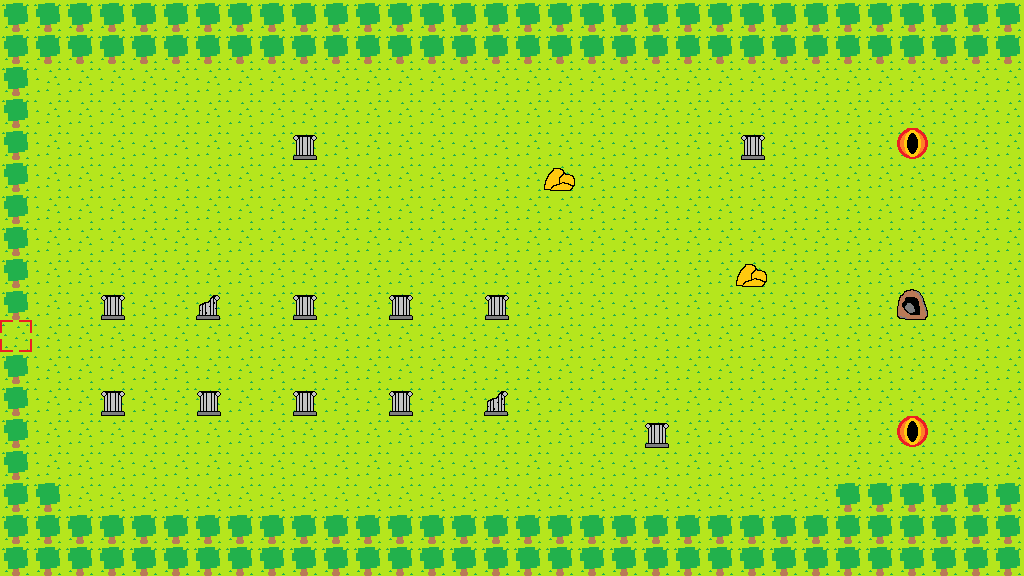

Below is a game level as drawn by its tile map, then a one-line description and the .tmx that defines it (tile-layer data replaced by summaries):
An orthogonal 32x18 tile map with 32x32 px tiles, 3 tile layers (Ground, Decoration, Misc) and 167 objects (148x TREE, 10x COLUMN, 5x GOLD, 2x DOOR, 2x PORTAL).

<map version="1.0" orientation="orthogonal" renderorder="right-down" width="32" height="18" tilewidth="32" tileheight="32" nextobjectid="1264">
 <tileset firstgid="1" name="wildtileset" tilewidth="32" tileheight="32" tilecount="24" columns="12">
  <image source="wildtileset.png" width="384" height="64" />
 </tileset>
 <layer name="Ground" width="32" height="18">
  <data>[576 cells, 576 non-empty, 1 distinct tile ids]</data>
 </layer>
 <layer name="Decoration" width="32" height="18">
  <data>[576 cells, 130 non-empty, 7 distinct tile ids]</data>
 </layer>
 <objectgroup name="Collision">
  <object id="793" name="wilderness;950;300" type="DOOR" x="0" y="320" width="31.5" height="31.5">
   <properties>
    <property name="isImmobile" type="bool" value="true" />
   </properties>
  </object>
  <object id="1093" name="Gold" type="GOLD" x="288.333" y="128.333" width="31" height="31.3333">
   <properties>
    <property name="isImmobile" type="bool" value="false" />
   </properties>
  </object>
  <object id="1094" name="Gold" type="GOLD" x="736.333" y="128.333" width="31" height="31.3333">
   <properties>
    <property name="isImmobile" type="bool" value="false" />
   </properties>
  </object>
  <object id="1095" name="Gold" type="GOLD" x="544.333" y="160.333" width="31" height="31.3333">
   <properties>
    <property name="isImmobile" type="bool" value="false" />
   </properties>
  </object>
  <object id="1096" name="Gold" type="GOLD" x="736.333" y="256.333" width="31" height="31.3333">
   <properties>
    <property name="isImmobile" type="bool" value="false" />
   </properties>
  </object>
  <object id="1097" name="Gold" type="GOLD" x="640.333" y="416.333" width="31" height="31.3333">
   <properties>
    <property name="isImmobile" type="bool" value="false" />
   </properties>
  </object>
  <object id="1098" name="Portal" type="PORTAL" x="895.667" y="127.667" width="32.6667" height="32">
   <properties>
    <property name="isImmobile" type="bool" value="true" />
   </properties>
  </object>
  <object id="1099" name="Portal" type="PORTAL" x="895.667" y="415.667" width="32.6667" height="32">
   <properties>
    <property name="isImmobile" type="bool" value="true" />
   </properties>
  </object>
  <object id="1101" name="Tree" type="TREE" x="0" y="-1" width="32" height="32" />
  <object id="1102" name="Tree" type="TREE" x="32" y="-1" width="32" height="32" />
  <object id="1103" name="Tree" type="TREE" x="64" y="-1" width="32" height="32" />
  <object id="1104" name="Tree" type="TREE" x="96" y="-1" width="32" height="32" />
  <object id="1105" name="Tree" type="TREE" x="128" y="-1" width="32" height="32" />
  <object id="1106" name="Tree" type="TREE" x="160" y="-1" width="32" height="32" />
  <object id="1107" name="Tree" type="TREE" x="192" y="-1" width="32" height="32" />
  <object id="1108" name="Tree" type="TREE" x="224" y="-1" width="32" height="32" />
  <object id="1109" name="Tree" type="TREE" x="256" y="-1" width="32" height="32" />
  <object id="1110" name="Tree" type="TREE" x="288" y="-1" width="32" height="32" />
  <object id="1111" name="Tree" type="TREE" x="320" y="-1" width="32" height="32" />
  <object id="1112" name="Tree" type="TREE" x="352" y="-1" width="32" height="32" />
  <object id="1113" name="Tree" type="TREE" x="384" y="-1" width="32" height="32" />
  <object id="1114" name="Tree" type="TREE" x="416" y="-1" width="32" height="32" />
  <object id="1115" name="Tree" type="TREE" x="448" y="-1" width="32" height="32" />
  <object id="1116" name="Tree" type="TREE" x="480" y="-1" width="32" height="32" />
  <object id="1117" name="Tree" type="TREE" x="512" y="-1" width="32" height="32" />
  <object id="1118" name="Tree" type="TREE" x="544" y="-1" width="32" height="32" />
  <object id="1119" name="Tree" type="TREE" x="576" y="-1" width="32" height="32" />
  <object id="1120" name="Tree" type="TREE" x="608" y="-1" width="32" height="32" />
  <object id="1121" name="Tree" type="TREE" x="640" y="-1" width="32" height="32" />
  <object id="1122" name="Tree" type="TREE" x="672" y="-1" width="32" height="32" />
  <object id="1123" name="Tree" type="TREE" x="704" y="-1" width="32" height="32" />
  <object id="1124" name="Tree" type="TREE" x="736" y="-1" width="32" height="32" />
  <object id="1125" name="Tree" type="TREE" x="768" y="-1" width="32" height="32" />
  <object id="1126" name="Tree" type="TREE" x="800" y="-1" width="32" height="32" />
  <object id="1127" name="Tree" type="TREE" x="832" y="-1" width="32" height="32" />
  <object id="1128" name="Tree" type="TREE" x="864" y="-1" width="32" height="32" />
  <object id="1129" name="Tree" type="TREE" x="896" y="-1" width="32" height="32" />
  <object id="1130" name="Tree" type="TREE" x="928" y="-1" width="32" height="32" />
  <object id="1131" name="Tree" type="TREE" x="960" y="-1" width="32" height="32" />
  <object id="1132" name="Tree" type="TREE" x="992" y="-1" width="32" height="32" />
  <object id="1133" name="Tree" type="TREE" x="0" y="31" width="32" height="32" />
  <object id="1134" name="Tree" type="TREE" x="32" y="31" width="32" height="32" />
  <object id="1135" name="Tree" type="TREE" x="64" y="31" width="32" height="32" />
  <object id="1136" name="Tree" type="TREE" x="96" y="31" width="32" height="32" />
  <object id="1137" name="Tree" type="TREE" x="128" y="31" width="32" height="32" />
  <object id="1138" name="Tree" type="TREE" x="160" y="31" width="32" height="32" />
  <object id="1139" name="Tree" type="TREE" x="192" y="31" width="32" height="32" />
  <object id="1140" name="Tree" type="TREE" x="224" y="31" width="32" height="32" />
  <object id="1141" name="Tree" type="TREE" x="256" y="31" width="32" height="32" />
  <object id="1142" name="Tree" type="TREE" x="288" y="31" width="32" height="32" />
  <object id="1143" name="Tree" type="TREE" x="320" y="31" width="32" height="32" />
  <object id="1144" name="Tree" type="TREE" x="352" y="31" width="32" height="32" />
  <object id="1145" name="Tree" type="TREE" x="384" y="31" width="32" height="32" />
  <object id="1146" name="Tree" type="TREE" x="416" y="31" width="32" height="32" />
  <object id="1147" name="Tree" type="TREE" x="448" y="31" width="32" height="32" />
  <object id="1148" name="Tree" type="TREE" x="480" y="31" width="32" height="32" />
  <object id="1149" name="Tree" type="TREE" x="512" y="31" width="32" height="32" />
  <object id="1150" name="Tree" type="TREE" x="544" y="31" width="32" height="32" />
  <object id="1151" name="Tree" type="TREE" x="576" y="31" width="32" height="32" />
  <object id="1152" name="Tree" type="TREE" x="608" y="31" width="32" height="32" />
  <object id="1153" name="Tree" type="TREE" x="640" y="31" width="32" height="32" />
  <object id="1154" name="Tree" type="TREE" x="672" y="31" width="32" height="32" />
  <object id="1155" name="Tree" type="TREE" x="704" y="31" width="32" height="32" />
  <object id="1156" name="Tree" type="TREE" x="736" y="31" width="32" height="32" />
  <object id="1157" name="Tree" type="TREE" x="768" y="31" width="32" height="32" />
  <object id="1158" name="Tree" type="TREE" x="800" y="31" width="32" height="32" />
  <object id="1159" name="Tree" type="TREE" x="832" y="31" width="32" height="32" />
  <object id="1160" name="Tree" type="TREE" x="864" y="31" width="32" height="32" />
  <object id="1161" name="Tree" type="TREE" x="896" y="31" width="32" height="32" />
  <object id="1162" name="Tree" type="TREE" x="928" y="31" width="32" height="32" />
  <object id="1163" name="Tree" type="TREE" x="960" y="31" width="32" height="32" />
  <object id="1164" name="Tree" type="TREE" x="992" y="31" width="32" height="32" />
  <object id="1165" name="Tree" type="TREE" x="0" y="63" width="32" height="32" />
  </objectgroup>
 <layer name="Misc" width="32" height="18">
  <data>[576 cells, 39 non-empty, 1 distinct tile ids]</data>
 </layer>
</map>
<!-- 94 of 167 objects omitted -->
